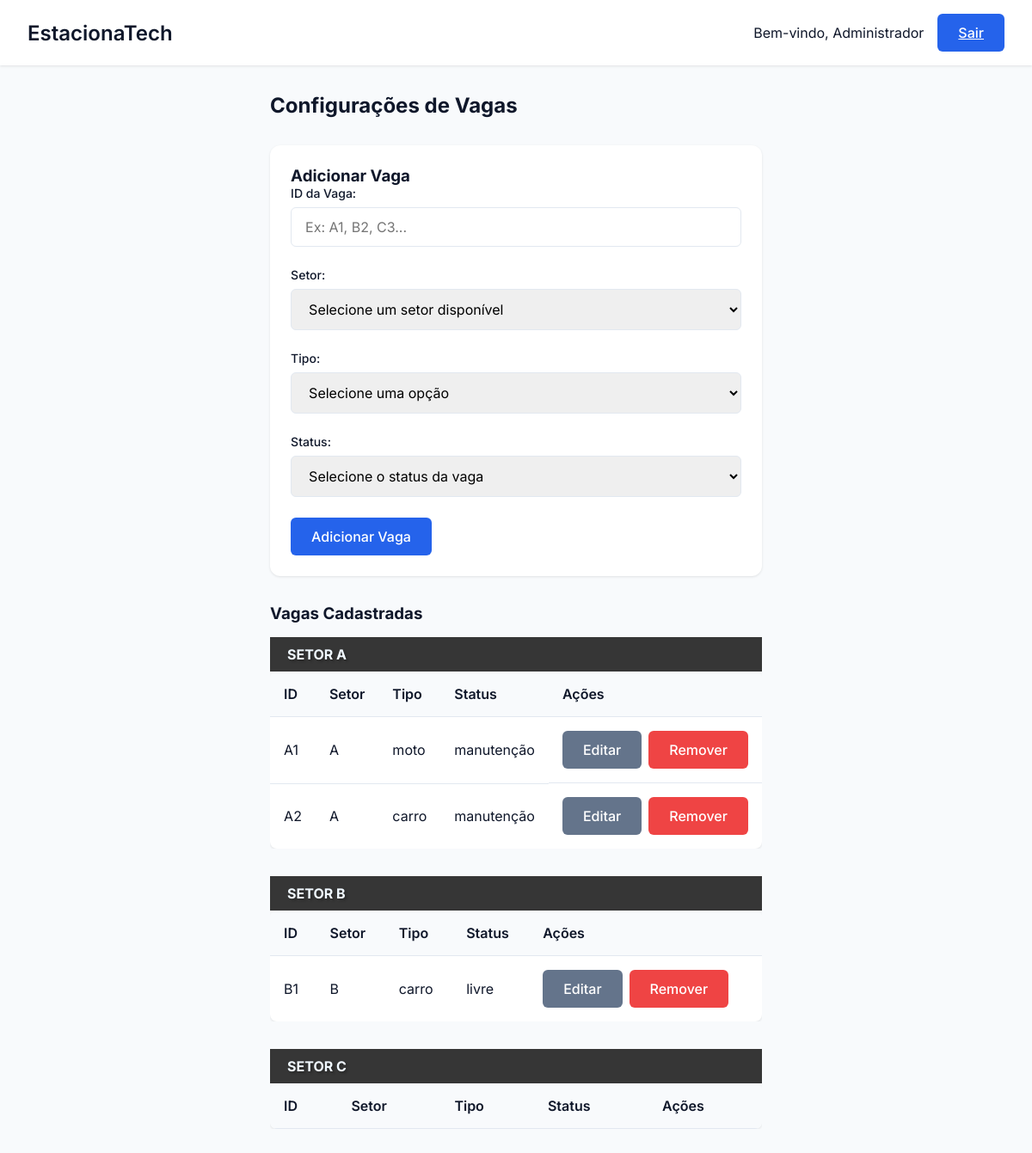
/vaga/config_vagas, run on the app's committed database.
### tables this page shows
CREATE TABLE Setor (
        id_setor TEXT PRIMARY KEY,
        n_vagas INTEGER NOT NULL
    );

CREATE TABLE Vaga (
        id_vaga TEXT PRIMARY KEY,
        setor TEXT NOT NULL,
        tipo TEXT NOT NULL CHECK (tipo IN ('carro', 'moto', 'deficiente', 'etc.')),
        status TEXT NOT NULL CHECK (status IN ('livre', 'ocupada', 'reservada', 'manutenção')),
        FOREIGN KEY (setor) REFERENCES Setor(id_setor)
    );

### EstacionaTech/routes/vaga_routes.py (the view)
@vaga_bp.route('/config_vagas')
def config_vagas():
    vagas = VagaController.listar_vagas()
    setores = SetorController.listar_setores()
    print(setores)
    return render_template('config_vagas.html', vagas=vagas, setores=setores)

### EstacionaTech/controllers/setor_controller.py (called while the page is built)
    @staticmethod
    def listar_setores():
        setores = Setor.listar_todos()
        return setores

### EstacionaTech/controllers/vaga_controller.py (called while the page is built)
    @staticmethod
    def listar_vagas():
        vagas= Vaga.listar_todas()
        return vagas

### EstacionaTech/database/database.py (called while the page is built)
def conectar():
    diretorio_db = "EstacionaTech/database"
    if not os.path.exists(diretorio_db):
        os.makedirs(diretorio_db)  # Criar diretório caso não exista
    return sqlite3.connect(f"{diretorio_db}/estacionatech.db")

### EstacionaTech/models/setor.py (called while the page is built)
    def listar_todos():
        conn = conectar()
        cursor = conn.cursor()
        cursor.execute("SELECT * FROM Setor")
        setores = cursor.fetchall()
        conn.close()
        return setores

### EstacionaTech/models/vaga.py (called while the page is built)
    def listar_todas():
        conn = conectar()
        cursor = conn.cursor()
        cursor.execute("SELECT * FROM vaga")
        vagas = cursor.fetchall()
        conn.close()
        return vagas

### EstacionaTech/templates/config_vagas.html (shortened to what this page needs)
<!DOCTYPE html>
<html lang="pt-BR">
<head>
    <link rel="stylesheet" href="{{ url_for('static', filename='css/estilo.css') }}">
    <link rel="stylesheet" href="{{ url_for('static', filename='css/vagas.css') }}">
</head>
<body>
    <div class="dashboard">
        <header class="dashboard-header">
            <nav class="dashboard-nav container">
                <h1 class="dashboard-title">EstacionaTech</h1>
                <div class="dashboard-user">
                    <span>Bem-vindo, {{ session.get('nome', 'Administrador') }}</span>
                    <a href="{{ url_for('auth.logout') }}" class="btn btn-primary">Sair</a>
                </div>
            </nav>
        </header>
        <main class="dashboard-content container">
            <h2>Configurações de Vagas</h2>
            <div class="dashboard-grid">
                <div class="dashboard-card">
                    <h3>Adicionar Vaga</h3>
                    <form action="{{ url_for('vaga.adicionar_vaga') }}" method="POST" class="form">
                        <div class="form-group">
                            <label class="form-label" for="id_vaga">ID da Vaga:</label>
                            <input class="form-input" type="text" id="id_vaga" name="id_vaga" required placeholder="Ex: A1, B2, C3...">
                        </div>
                        <div class="form-group">
                            <label class="form-label" for="setor">Setor:</label>
                            <select class="form-input" id="setor" name="setor" required>
                                <option value="" disabled selected>Selecione um setor disponível</option>
                            </select>
                        </div>
                        <div class="form-group">
                            <label class="form-label" for="tipo">Tipo:</label>
                            <select class="form-input" id="tipo" name="tipo" required>
                                <option value="" disabled selected>Selecione uma opção</option>
                            </select>
                        </div>
                        <div class="form-group">
                            <label class="form-label" for="status">Status:</label>
                            <select class="form-input" id="status" name="status" required>
                                <option value="" disabled selected>Selecione o status da vaga</option>
                            </select>
                        </div>
                        <button type="submit" class="btn btn-primary">Adicionar Vaga</button>
                    </form>
                </div>
            </div>
            <h3 class="section-title">Vagas Cadastradas</h3>
            {% for setor in setores %}
                <h4 class="setor-section-title"> SETOR {{ setor[0] }}</h4>
            {% if vagas and vagas|length > 0 %}
                <div class="table-container">
                    <table class="table">
                        <thead>
                            <tr>
                                <th>ID</th>
                                <th>Setor</th>
                                <th>Tipo</th>
                                <th>Status</th>
                                <th>Ações</th>
                            </tr>
                        </thead>
                        <tbody>
                            {% for vaga in vagas %}
                            {% if setor[0] == vaga[1] %}
                            <tr>
                                <td>{{ vaga[0] }}</td>
                                <td>{{ vaga[1] }}</td>
                                <td>{{ vaga[2] }}</td>
                                <td>{{ vaga[3] }}</td>
                                <td class="actions">
                                    <button class="btn btn-secondary" onclick="openEditModal('{{ vaga[0] }}', '{{ vaga[1] }}', '{{ vaga[2] }}', '{{ vaga[3] }}')">Editar</button>
                                    <form action="{{ url_for('vaga.remover_vaga') }}" method="POST" class="inline-form">
                                        <button type="submit" class="btn btn-danger" onclick="return confirm('Tem certeza que deseja remover a vaga {{ vaga.id_vaga }}?')">Remover</button>
                                    </form>
                                </td>
                            </tr>
                            {% endif %}
                            {% endfor %}
                        </tbody>
                    </table>
                </div>
            {% else %}
                <p class="no-data">Nenhuma vaga cadastrada.</p>
            {% endif %}
            {% endfor %}
        </main>
    </div>
</body>
</html>

### EstacionaTech/static/css/estilo.css (style rules this page uses)
* { margin: 0; padding: 0; box-sizing: border-box; font-family: 'Inter', sans-serif; }
:root { --primary: #2563eb; --primary-dark: #1d4ed8; --secondary: #64748b; --danger: #ef4444; --success: #22c55e; --background: #f8fafc; --surface: #ffffff; --text: #0f172a; --text-light: #64748b; }
body { background-color: var(--background); color: var(--text); min-height: 100vh; }
.container { max-width: 1200px; margin: 0 auto; padding: 0 1rem; }
.form-group { margin-bottom: 1.5rem; }
.form-label { display: block; font-size: 0.875rem; font-weight: 500; margin-bottom: 0.5rem; color: var(--text); }
.form-input { width: 100%; padding: 0.75rem 1rem; border: 1px solid #e2e8f0; border-radius: 6px; font-size: 1rem; transition: all 0.2s; }
.btn { display: inline-flex; align-items: center; justify-content: center; padding: 0.75rem 1.5rem; font-size: 1rem; font-weight: 500; border-radius: 6px; cursor: pointer; transition: all 0.2s; border: none; }
.btn-primary { background-color: var(--primary); color: white; }
.dashboard { min-height: 100vh; display: grid; grid-template-rows: auto 1fr; }
.dashboard-header { background: var(--surface); padding: 1rem; box-shadow: 0 1px 3px 0 rgb(0 0 0 / 0.1); }
.dashboard-nav { display: flex; justify-content: space-between; align-items: center; }
.dashboard-title { font-size: 1.5rem; font-weight: 600; }
.dashboard-user { display: flex; align-items: center; gap: 1rem; }
.dashboard-content { padding: 2rem; }
.dashboard-grid { display: grid; grid-template-columns: repeat(auto-fit, minmax(300px, 1fr)); gap: 1.5rem; margin-top: 2rem; }
.dashboard-card { background: var(--surface); border-radius: 12px; padding: 1.5rem; box-shadow: 0 1px 3px 0 rgb(0 0 0 / 0.1); }

### EstacionaTech/static/css/vagas.css (style rules this page uses)
.section-title { margin-top: 2rem; margin-bottom: 1rem; }
.setor-section-title { text-shadow: 2px 2px 3px rgba(0, 0, 0, 0.3); background-color: #363636 ; color: #F0F8FF; padding: 10px 20px; }
.table-container { overflow-x: auto; margin-bottom: 2rem; }
.table { width: 100%; border-collapse: collapse; background-color: var(--surface); border-radius: 8px; overflow: hidden; box-shadow: 0 1px 3px 0 rgb(0 0 0 / 0.1); }
.table th, .table td { padding: 1rem; text-align: left; border-bottom: 1px solid #e2e8f0; }
.table th { background-color: #f8fafc; font-weight: 600; }
.table tr:last-child td { border-bottom: none; }
.actions { display: flex; gap: 0.5rem; }
.btn-secondary { background-color: var(--secondary); color: white; }
.btn-danger { background-color: var(--danger); color: white; }
.inline-form { display: inline; }

### data on the page
Setor: id_setor "A"
Vaga: id_vaga "A1", setor "A", tipo "moto", status "manutenção"
Vaga: id_vaga "A2", setor "A", tipo "carro", status "manutenção"
Setor: id_setor "B"
Vaga: id_vaga "B1", setor "B", tipo "carro", status "livre"
Setor: id_setor "C"

### other printed values
{{ session.get('nome', 'Administrador') }} "Administrador"
